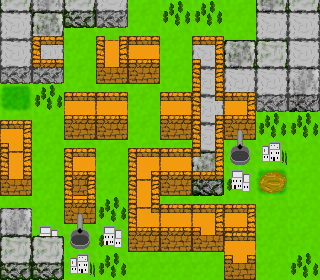

Rendered tile map (Tiled .tmx) drawn with the repository's tilesets; below, a short description and the map source with its tile grids summarised:
An orthogonal 10x10 tile map with 32x28 px tiles, 3 tile layers (floor, movable, walls), 2 tilesets and 3 objects (2x sink, source).

<map version="1.0" orientation="orthogonal" renderorder="right-down" width="10" height="10" tilewidth="32" tileheight="28">
 <tileset firstgid="1" source="walls.tsx" />
 <tileset firstgid="16" source="tiles.tsx" />
 <layer name="floor" width="10" height="10">
  <data>[100 cells, 100 non-empty, 12 distinct tile ids]</data>
 </layer>
 <layer name="movable" width="10" height="10">
  <data>[100 cells, 16 non-empty, 1 distinct tile ids]</data>
 </layer>
 <layer name="walls" width="10" height="10">
  <data>[100 cells, 27 non-empty, 14 distinct tile ids]</data>
 </layer>
 <objectgroup name="sources">
  <object type="source" gid="21" x="32" y="84" />
 </objectgroup>
 <objectgroup name="sinks">
  <object type="sink" gid="21" x="224" y="140">
   <properties>
    <property name="limit" value="10" />
   </properties>
  </object>
  <object type="sink" gid="21" x="64" y="224">
   <properties>
    <property name="limit" value="10" />
   </properties>
  </object>
 </objectgroup>
</map>